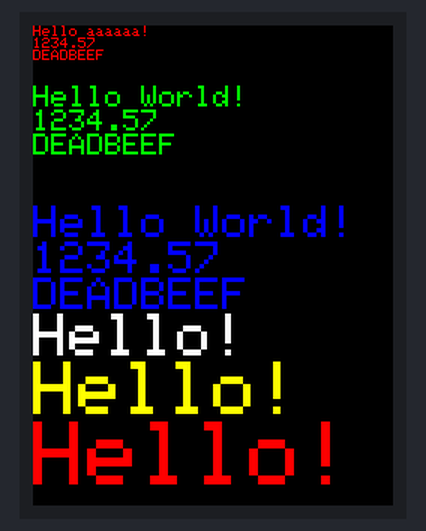
The sketch below on a simulated Arduino Uno, built with avr-gcc and run on an emulated ATmega328P. Parts: 240×320 colour display. What the sketch prints to the serial monitor is not drawn.

Above: at 0.3 s.

The sketch:

DisplayString.ino
```cpp
// IMPORTANT: ELEGOO_TFTLCD LIBRARY MUST BE SPECIFICALLY
// CONFIGURED FOR EITHER THE TFT SHIELD OR THE BREAKOUT BOARD.
// SEE RELEVANT COMMENTS IN Elegoo_TFTLCD.h FOR SETUP.
//Technical support:goodtft@163.com

#include <Elegoo_GFX.h>    // Core graphics library
#include <Elegoo_TFTLCD.h> // Hardware-specific library

// The control pins for the LCD can be assigned to any digital or
// analog pins...but we'll use the analog pins as this allows us to
// double up the pins with the touch screen (see the TFT paint example).
#define LCD_CS A3 // Chip Select goes to Analog 3
#define LCD_CD A2 // Command/Data goes to Analog 2
#define LCD_WR A1 // LCD Write goes to Analog 1
#define LCD_RD A0 // LCD Read goes to Analog 0

#define LCD_RESET A4 // Can alternately just connect to Arduino's reset pin

// When using the BREAKOUT BOARD only, use these 8 data lines to the LCD:
// For the Arduino Uno, Duemilanove, Diecimila, etc.:
//   D0 connects to digital pin 8  (Notice these are
//   D1 connects to digital pin 9   NOT in order!)
//   D2 connects to digital pin 2
//   D3 connects to digital pin 3
//   D4 connects to digital pin 4
//   D5 connects to digital pin 5
//   D6 connects to digital pin 6
//   D7 connects to digital pin 7
// For the Arduino Mega, use digital pins 22 through 29
// (on the 2-row header at the end of the board).

// Assign human-readable names to some common 16-bit color values:
#define	BLACK   0x0000
#define	BLUE    0x001F
#define	RED     0xF800
#define	GREEN   0x07E0
#define CYAN    0x07FF
#define MAGENTA 0xF81F
#define YELLOW  0xFFE0
#define WHITE   0xFFFF

Elegoo_TFTLCD tft(LCD_CS, LCD_CD, LCD_WR, LCD_RD, LCD_RESET);
// If using the shield, all control and data lines are fixed, and
// a simpler declaration can optionally be used:
// Elegoo_TFTLCD tft;

void setup(void) {
  Serial.begin(9600);
  Serial.println(F("TFT LCD test"));

#ifdef USE_Elegoo_SHIELD_PINOUT
  Serial.println(F("Using Elegoo 2.4\" TFT Arduino Shield Pinout"));
#else
  Serial.println(F("Using Elegoo 2.4\" TFT Breakout Board Pinout"));
#endif

  Serial.print("TFT size is "); Serial.print(tft.width()); Serial.print("x"); Serial.println(tft.height());

  tft.reset();

   uint16_t identifier = tft.readID();
   if(identifier == 0x9325) {
    Serial.println(F("Found ILI9325 LCD driver"));
  } else if(identifier == 0x9328) {
    Serial.println(F("Found ILI9328 LCD driver"));
  } else if(identifier == 0x4535) {
    Serial.println(F("Found LGDP4535 LCD driver"));
  }else if(identifier == 0x7575) {
    Serial.println(F("Found HX8347G LCD driver"));
  } else if(identifier == 0x9341) {
    Serial.println(F("Found ILI9341 LCD driver"));
  } else if(identifier == 0x8357) {
    Serial.println(F("Found HX8357D LCD driver"));
  } else if(identifier==0x0101)
  {
      identifier=0x9341;
       Serial.println(F("Found 0x9341 LCD driver"));
  }
  else if(identifier==0x1111)
  {
      identifier=0x9328;
       Serial.println(F("Found 0x9328 LCD driver"));
  }
  else {
    Serial.print(F("Unknown LCD driver chip: "));
    Serial.println(identifier, HEX);
    Serial.println(F("If using the Elegoo 2.8\" TFT Arduino shield, the line:"));
    Serial.println(F("  #define USE_Elegoo_SHIELD_PINOUT"));
    Serial.println(F("should appear in the library header (Elegoo_TFT.h)."));
    Serial.println(F("If using the breakout board, it should NOT be #defined!"));
    Serial.println(F("Also if using the breakout, double-check that all wiring"));
    Serial.println(F("matches the tutorial."));
    identifier=0x9328;

  }
  tft.begin(identifier);


}

void loop(void) {
   tft.fillScreen(BLACK);
  unsigned long start = micros();
  tft.setCursor(0, 0);

  tft.setTextColor(RED);  tft.setTextSize(1);
  tft.println("Hello aaaaaa!");
  tft.println(01234.56789);
  tft.println(0xDEADBEEF, HEX);
  tft.println();
  tft.println();
  tft.setTextColor(GREEN); tft.setTextSize(2);
   tft.println("Hello World!");
  tft.println(01234.56789);
  tft.println(0xDEADBEEF, HEX);
  tft.println();
  tft.println();

  tft.setTextColor(BLUE);    tft.setTextSize(3);
   tft.println("Hello World!");
  tft.println(01234.56789);
  tft.println(0xDEADBEEF, HEX);

  tft.setTextColor(WHITE);    tft.setTextSize(4);
   tft.println("Hello!");
   tft.setTextColor(YELLOW);    tft.setTextSize(5);
   tft.println("Hello!");
   tft.setTextColor(RED);    tft.setTextSize(6);
   tft.println("Hello!");
  tft.println();
  tft.println();
  /*
  tft.println();
  tft.setTextColor(GREEN);
  tft.setTextSize(5);
  tft.println("Groop");
  tft.setTextSize(2);
  tft.println("I implore thee,");
  tft.setTextSize(1);
  tft.println("my foonting turlingdromes.");
  tft.println("And hooptiously drangle me");
  tft.println("with crinkly bindlewurdles,");
  tft.println("Or I will rend thee");
  tft.println("in the gobberwarts");
  tft.println("with my blurglecruncheon,");
  tft.println("see if I don't!");*/
  delay(1000);delay(1000);delay(1000);delay(1000);delay(1000);
}
```

Measured:
- what the display in image 0 shows lasts 5.0 s, from 0.3 s to 5.3 s
